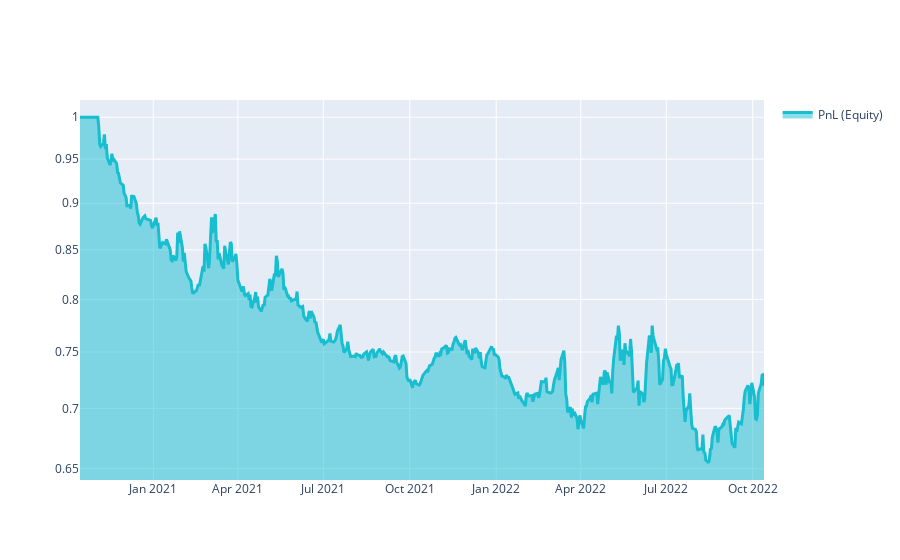

The notebook cell saved with this chart:
### Markdown cell above
# Q18 Quick Start

This template shows you the basic steps for taking part to the **Q18 NASDAQ-100 Stock Long-Short contest**.

### Code cell
import xarray as xr

import qnt.ta as qnta
import qnt.data as qndata
import qnt.output as qnout
import qnt.stats as qns

data = qndata.stocks.load_ndx_data(min_date="2020-10-15")

close     = data.sel(field="close")
is_liquid = data.sel(field="is_liquid")
sma_slow  = qnta.sma(close, 200)
sma_fast  = qnta.sma(close, 20)
weights   = xr.where(sma_slow < sma_fast, 1, -1)
weights   = weights * is_liquid

weights = qnout.clean(weights, data, "stocks_nasdaq100")

# calc stats
stats = qns.calc_stat(data, weights.sel(time=slice("2020-10-15", None)))
display(stats.to_pandas().tail())

# graph
performance = stats.to_pandas()["equity"]
import qnt.graph as qngraph

qngraph.make_plot_filled(performance.index, performance, name="PnL (Equity)", type="log")

### Figure 1 — Plotly figure (JSON) as saved in the notebook; plotly's stock layout.template omitted (floating-point values rounded to 4 significant figures; data arrays with more than 128 entries replaced by an {"elided": "..."} marker saying what was removed)
{"data": [{"fill": "tonexty", "line": {"color": "#17BECF", "width": 3}, "name": "PnL (Equity)", "type": "scatter", "x": {"elided": "503 str values"}, "y": {"elided": "503 float values"}}], "layout": {"showlegend": true, "yaxis": {"range": [-0.193, 0.009192], "type": "log"}}}
